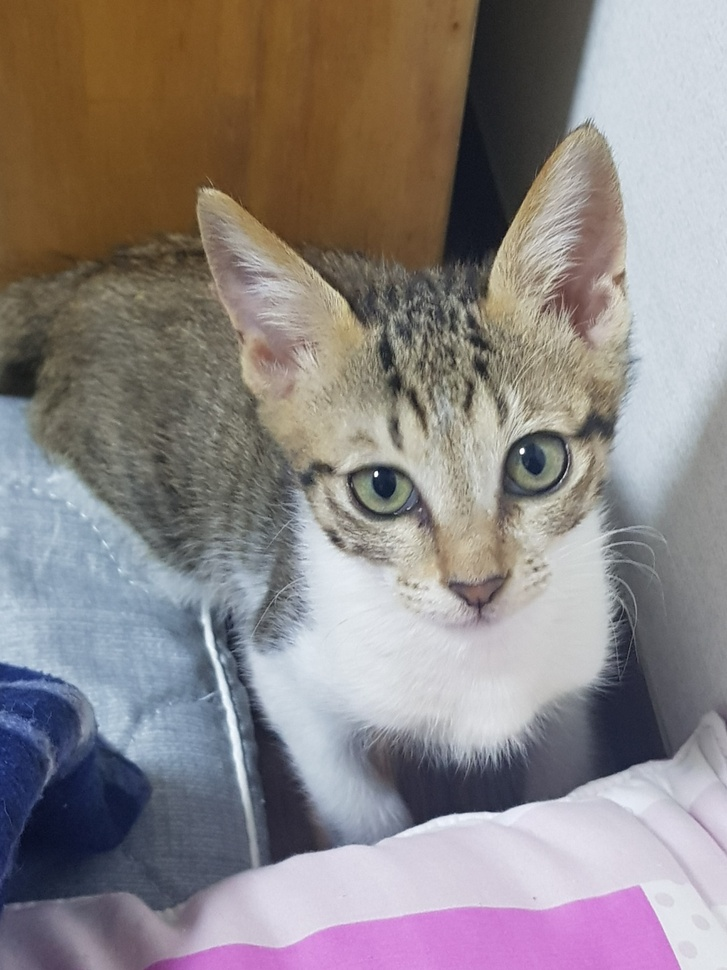
#> input picture Image/narImage.jpeg, 727 x 970 px, shrunk from 1080 x 1440 before the run
$ python goodFeaturesToTrack.py
#> lines starting #> are read from the running program, lines starting #| are printed output that depends on the picture; after the words box and inside, x2 and y2 are one past the last pixel; in counts of white or black regions, pixels touching at a corner belong together
import cv2

# 영상이나 이미지에서 코너를 검출하는 알고리즘
# 코너 : 트래킹(Tracking)하기 좋은 지점을 의미함
# 꼭짓점이 트래킹하기 좋은 지점

src = cv2.imread("Image/narImage.jpeg")
#> src is the input picture: shape (970, 727, 3); mean B, G, R 131.7, 132.5, 139.8
dst = src.copy()

gray = cv2.cvtColor(src, cv2.COLOR_RGB2GRAY)
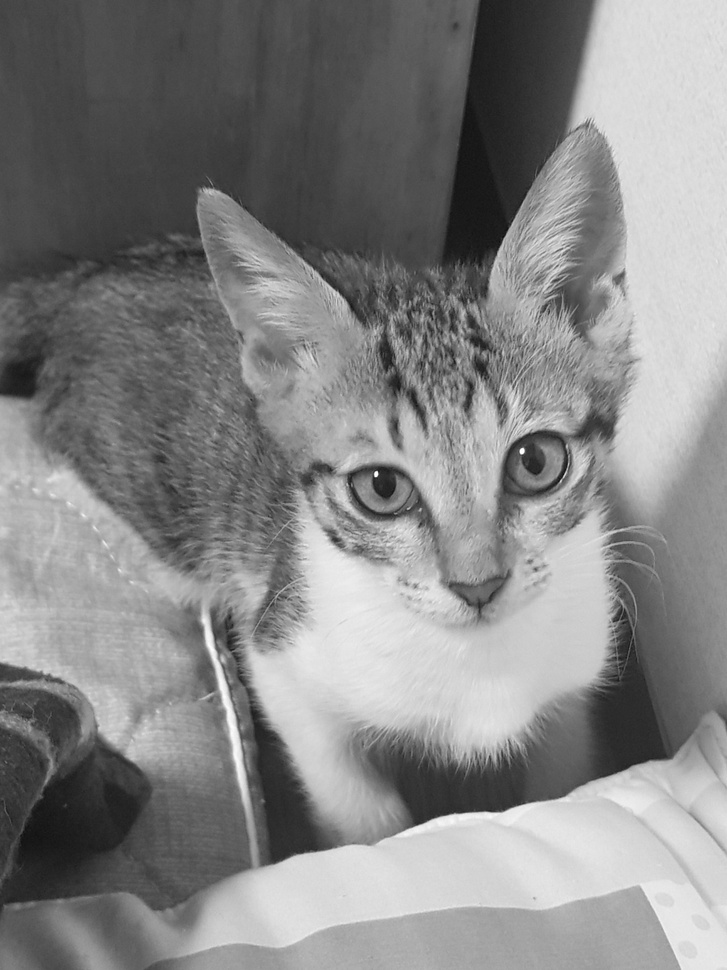
#> gray: shape (970, 727); min 12, max 255, mean 133.1

# 이미지에서 코너 검출
# cv2.goodFeaturesToTrack(입력 이미지, 코너 최댓값, 코너 품질, 최소 거리, 마스크, 블록 크기, 해리스 코너 검출기 유/무, 해리스 코너 계수)
# 입력 이미지는 8비트 또는 32비트의 단일 채널 이미지를 사용합니다.
# 코너 최댓값은 검출할 최대 코너의 수를 제한합니다. 코너 최댓값보다 낮은 개수만 반환합니다.
# 코너 품질은 반환할 코너의 최소 품질을 설정합니다. 코너 품질은 0.0 ~ 1.0 사이의 값으로 할당할 수 있으며, 일반적으로 0.01 ~ 0.10 사이의 값을 사용합니다.
# 최소 거리는 검출된 코너들의 최소 근접 거리를 나타내며, 설정된 최소 거리 이상의 값만 검출합니다.
# 마스크는 입력 이미지와 같은 차원을 사용하며, 마스크 요솟값이 0인 곳은 코너로 계산하지 않습니다.
# 블록 크기는 코너를 계산할 때, 고려하는 코너 주변 영역의 크기를 의미합니다.
# 해리스 코너 검출기 유/무는 해리스 코너 검출 방법 사용 여부를 설정합니다.
# 해리스 코너 계수는 해리스 알고리즘을 사용할 때 할당하며 해리스 대각합의 감도 계수를 의미합니다.
corners = cv2.goodFeaturesToTrack(gray, 100, 0.01, 5, blockSize=3, useHarrisDetector=True, k=0.03)
#> corners = 64 rows, first 8: [375, 476], [376, 471], [521, 453], [523, 448], [407, 508], [420, 508], [613, 621], [561, 480]

# 코너 품질에서 가장 좋은 코너의 강도가 1000이고, 코너 품질이 0.01이라면 10 이하의 코너 강도를 갖는 코너들은 검출하지 않습니다.
# 최소 거리의 값이 5일 경우, 거리가 5 이하인 코너점은 검출하지 않습니다.

for i in corners:
    cv2.circle(dst, tuple(i[0]), 3, (0, 0, 255), 2)
#> this loop made 64 passes
#> i on passes 1 to 12: [[375, 476]], [[376, 471]], [[521, 453]], [[523, 448]], [[407, 508]], [[420, 508]], [[613, 621]], [[561, 480]], [[337, 291]], [[489, 756]], [[481, 376]], [[410, 301]]
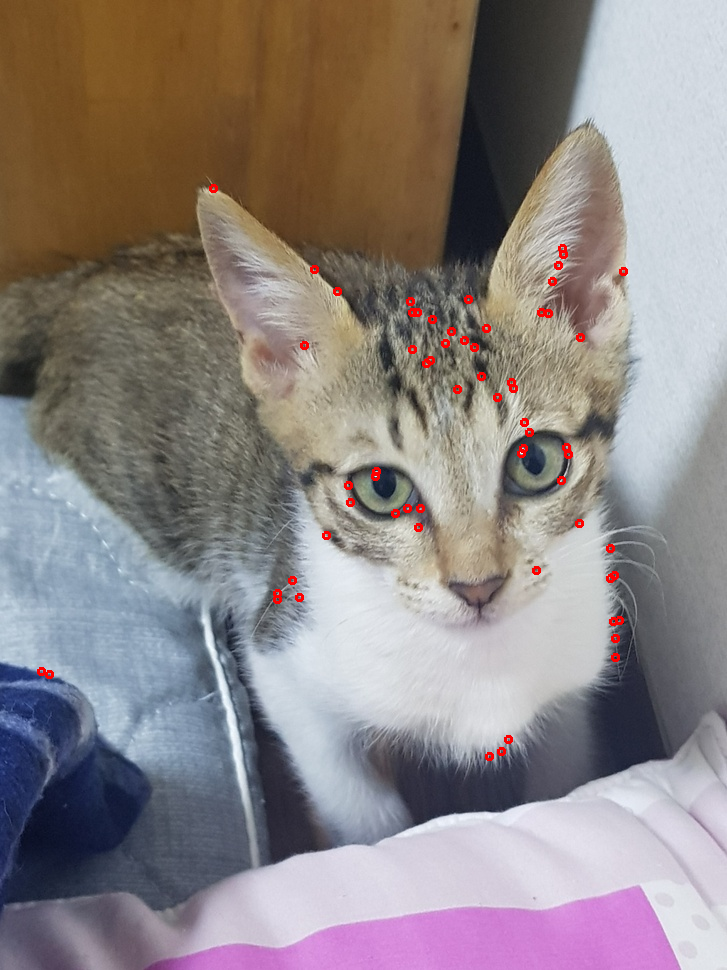
#> dst: shape (970, 727, 3); 0.51% of pixels changed, all inside (x1, y1, x2, y2) = (37, 184, 628, 761)

cv2.imshow("dst", dst)
cv2.waitKey(0)
cv2.destroyAllWindows()
